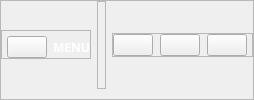
     <widget class="QFrame" name="header">
      <property name="styleSheet">
       <string notr="true"/>
      </property>
      <property name="frameShape">
       <enum>QFrame::StyledPanel</enum>
      </property>
      <property name="frameShadow">
       <enum>QFrame::Raised</enum>
      </property>
      <layout class="QHBoxLayout" name="horizontalLayout">
       <property name="leftMargin">
        <number>0</number>
       </property>
       <property name="topMargin">
        <number>0</number>
       </property>
       <property name="rightMargin">
        <number>0</number>
       </property>
       <property name="bottomMargin">
        <number>10</number>
       </property>
       <item alignment="Qt::AlignLeft|Qt::AlignVCenter">
        <widget class="QFrame" name="header_left">
         <property name="frameShape">
          <enum>QFrame::StyledPanel</enum>
         </property>
         <property name="frameShadow">
          <enum>QFrame::Raised</enum>
         </property>
         <layout class="QHBoxLayout" name="horizontalLayout_5">
          <property name="leftMargin">
           <number>5</number>
          </property>
          <property name="topMargin">
           <number>5</number>
          </property>
          <property name="rightMargin">
           <number>0</number>
          </property>
          <property name="bottomMargin">
           <number>0</number>
          </property>
          <item>
           <widget class="QPushButton" name="pushButton_4">
            <property name="text">
             <string/>
            </property>
            <property name="icon">
             <iconset resource="image.qrc">
              <normaloff>:/newPrefix/image/menu-4-32.png</normaloff>:/newPrefix/image/menu-4-32.png</iconset>
            </property>
           </widget>
          </item>
          <item>
           <widget class="QLabel" name="label">
            <property name="font">
             <font>
              <family>8514oem</family>
              <weight>75</weight>
              <bold>true</bold>
             </font>
            </property>
            <property name="styleSheet">
             <string notr="true">color:white;</string>
            </property>
            <property name="text">
             <string>MENU</string>
            </property>
           </widget>
          </item>
         </layout>
        </widget>
       </item>
       <item>
        <widget class="QFrame" name="header_mid">
         <property name="frameShape">
          <enum>QFrame::StyledPanel</enum>
         </property>
         <property name="frameShadow">
          <enum>QFrame::Raised</enum>
         </property>
         <layout class="QHBoxLayout" name="horizontalLayout_6">
          <property name="leftMargin">
           <number>0</number>
          </property>
          <property name="topMargin">
           <number>5</number>
          </property>
          <property name="rightMargin">
           <number>0</number>
          </property>
          <property name="bottomMargin">
           <number>0</number>
          </property>
          <item alignment="Qt::AlignVCenter">
           <widget class="QLabel" name="label_2">
            <property name="minimumSize">
             <size>
              <width>0</width>
              <height>50</height>
             </size>
            </property>
            <property name="styleSheet">
             <string notr="true">image:url(:/newPrefix/image/wine.png)</string>
            </property>
            <property name="text">
             <string/>
            </property>
           </widget>
          </item>
         </layout>
        </widget>
       </item>
       <item alignment="Qt::AlignRight|Qt::AlignVCenter">
        <widget class="QFrame" name="header_right">
         <property name="frameShape">
          <enum>QFrame::StyledPanel</enum>
         </property>
         <property name="frameShadow">
          <enum>QFrame::Raised</enum>
         </property>
         <layout class="QHBoxLayout" name="horizontalLayout_4">
          <property name="spacing">
           <number>7</number>
          </property>
          <property name="leftMargin">
           <number>0</number>
          </property>
          <property name="topMargin">
           <number>0</number>
          </property>
          <property name="rightMargin">
           <number>5</number>
          </property>
          <property name="bottomMargin">
           <number>0</number>
          </property>
          <item>
           <widget class="QPushButton" name="pushButton_3">
            <property name="autoFillBackground">
             <bool>false</bool>
            </property>
            <property name="styleSheet">
             <string notr="true"/>
            </property>
            <property name="text">
             <string/>
            </property>
            <property name="icon">
             <iconset resource="image.qrc">
              <normaloff>:/newPrefix/image/minus-6-32.png</normaloff>:/newPrefix/image/minus-6-32.png</iconset>
            </property>
            <property name="iconSize">
             <size>
              <width>32</width>
              <height>32</height>
             </size>
            </property>
           </widget>
          </item>
          <item>
           <widget class="QPushButton" name="pushButton_2">
            <property name="text">
             <string/>
            </property>
            <property name="icon">
             <iconset resource="image.qrc">
              <normaloff>:/newPrefix/image/maximize-window-32.png</normaloff>:/newPrefix/image/maximize-window-32.png</iconset>
            </property>
            <property name="iconSize">
             <size>
              <width>32</width>
              <height>32</height>
             </size>
            </property>
           </widget>
          </item>
          <item>
           <widget class="QPushButton" name="pushButton">
            <property name="styleSheet">
             <string notr="true"/>
            </property>
            <property name="text">
             <string/>
            </property>
            <property name="icon">
             <iconset resource="image.qrc">
              <normaloff>:/newPrefix/image/x-mark-5-32.png</normaloff>:/newPrefix/image/x-mark-5-32.png</iconset>
            </property>
            <property name="iconSize">
             <size>
              <width>32</width>
              <height>32</height>
             </size>
            </property>
           </widget>
          </item>
         </layout>
        </widget>
       </item>
      </layout>
     </widget>
